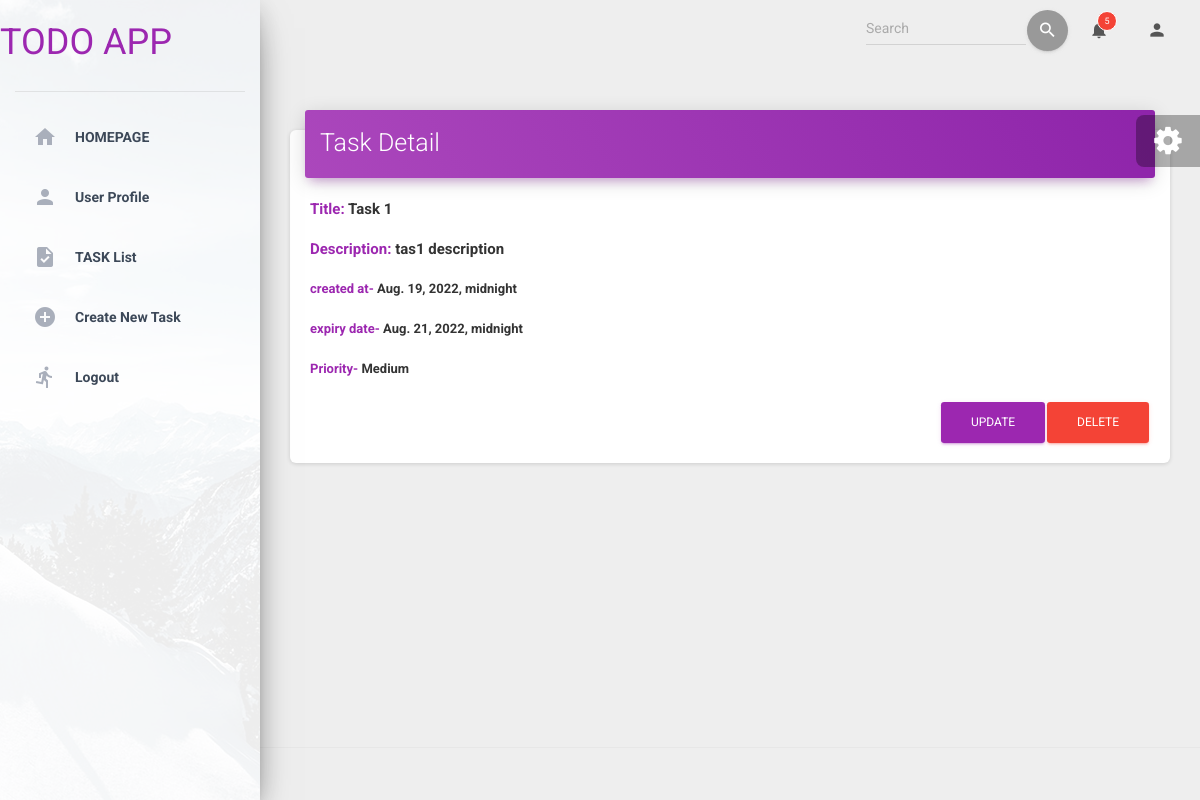
/detail/39 (signed in), run on the app's committed database.
### apps/home/models.py (models this page shows, shortened)
class Task(models.Model): #id otomatik oluşuyor
    PRIORITY = (
        ('Low','low'),
        ('Medium','medium'),
        ('High','high'),
    )
    user = models.ForeignKey(User,null=True,blank=True, on_delete=models.CASCADE)
    title = models.CharField(max_length=200)
    description = models.TextField(null=True, blank=True)
    completed = models.BooleanField(default=False)
    priority = models.CharField( max_length=10, choices=PRIORITY)
    start_time = models.DateTimeField(default=timezone.now)
    end_time = models.DateTimeField(null=True, blank=True)
    class Meta:
        ordering=('start_time','end_time')

### apps/home/views.py (the view)
# urls.py: url(r'^detail/(?P<id>\d+)$', views.detail_view, name='detail'),
@login_required(login_url="/login/")
def detail_view(request, id):
    context ={}
    context["task"] = Task.objects.get(id = id)
    return render(request, "home/detail-task.html", context)

### apps/templates/home/detail-task.html (shortened to what this page needs)
{% extends "layouts/base.html" %}
{% block content %}
<div class="row">
  <div class="col md-12">
      <div class="card">
          <div class="card-header card-header-primary">
              <h3 class="card-title">Task Detail</h3>
          </div>
          <div class="card-body">
            <p style="font-size: 15px;" class="card-text mt-1"><span style="color:#9C27B0">Title:</span> {{ task.title }}</p>
            <p style="font-size: 15px;" class="card-text mt-1"><span style="color:#9C27B0">Description:</span> {{ task.description }}</p>
            <p style="font-size: 13px;" class="cart-text mt-1"><span style="color:#9C27B0">created at- </span>{{task.start_time }}</p>
            <p style="font-size: 13px;" class="cart-text mt-1"><span style="color:#9C27B0">expiry date-</span> {{task.end_time }}</p>
            <p style="font-size: 13px;" class="cart-text mt-1"><span style="color:#9C27B0">Priority-</span> {{task.priority }}</p>
            <a href="{% url 'delete' task.id %}" class="btn btn-danger  pull-right"> Delete </a>
            <a href="{% url 'edit' task.id %}" class="btn btn-primary pull-right"> Update </a>
          </div>
      </div>
  </div>
</div>
{% endblock content %}

### data on the page
Task: title "Task 1", description "tas1 description", start_time "Aug. 19, 2022, midnight", end_time "Aug. 21, 2022, midnight", priority "Medium"
